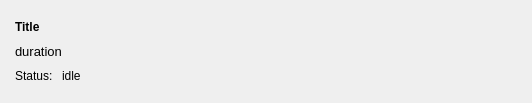
<?xml version="1.0" encoding="UTF-8"?>
<ui version="4.0">
 <class>DownloadItem</class>
 <widget class="QWidget" name="DownloadItem">
  <property name="geometry">
   <rect>
    <x>0</x>
    <y>0</y>
    <width>532</width>
    <height>103</height>
   </rect>
  </property>
  <property name="windowTitle">
   <string>Form</string>
  </property>
  <layout class="QHBoxLayout" name="horizontalLayout">
   <property name="spacing">
    <number>0</number>
   </property>
   <property name="leftMargin">
    <number>0</number>
   </property>
   <property name="topMargin">
    <number>0</number>
   </property>
   <property name="rightMargin">
    <number>0</number>
   </property>
   <property name="bottomMargin">
    <number>0</number>
   </property>
   <item>
    <widget class="QLabel" name="statusLabel">
     <property name="sizePolicy">
      <sizepolicy hsizetype="Preferred" vsizetype="Expanding">
       <horstretch>0</horstretch>
       <verstretch>0</verstretch>
      </sizepolicy>
     </property>
     <property name="minimumSize">
      <size>
       <width>6</width>
       <height>0</height>
      </size>
     </property>
     <property name="maximumSize">
      <size>
       <width>6</width>
       <height>16777215</height>
      </size>
     </property>
     <property name="text">
      <string/>
     </property>
    </widget>
   </item>
   <item>
    <widget class="QWidget" name="widget" native="true">
     <property name="styleSheet">
      <string notr="true">QWidget#widget{
	 background-image:url(:/icons/texture.png);
}</string>
     </property>
     <layout class="QHBoxLayout" name="horizontalLayout_2">
      <property name="leftMargin">
       <number>0</number>
      </property>
      <property name="topMargin">
       <number>0</number>
      </property>
      <property name="rightMargin">
       <number>0</number>
      </property>
      <property name="bottomMargin">
       <number>0</number>
      </property>
      <item>
       <widget class="QWidget" name="widget_3" native="true">
        <property name="sizePolicy">
         <sizepolicy hsizetype="Expanding" vsizetype="Preferred">
          <horstretch>0</horstretch>
          <verstretch>0</verstretch>
         </sizepolicy>
        </property>
        <layout class="QHBoxLayout" name="horizontalLayout_3">
         <property name="leftMargin">
          <number>0</number>
         </property>
         <property name="topMargin">
          <number>9</number>
         </property>
         <property name="bottomMargin">
          <number>9</number>
         </property>
         <item>
          <widget class="QWidget" name="verticalWidget" native="true">
           <property name="sizePolicy">
            <sizepolicy hsizetype="Expanding" vsizetype="Preferred">
             <horstretch>0</horstretch>
             <verstretch>0</verstretch>
            </sizepolicy>
           </property>
           <layout class="QVBoxLayout" name="verticalLayout_4">
            <item>
             <widget class="ElidedLabel" name="title">
              <property name="font">
               <font>
                <weight>75</weight>
                <bold>true</bold>
               </font>
              </property>
              <property name="text">
               <string>Title</string>
              </property>
             </widget>
            </item>
            <item>
             <widget class="QLabel" name="duration">
              <property name="font">
               <font>
                <pointsize>10</pointsize>
               </font>
              </property>
              <property name="text">
               <string>duration</string>
              </property>
             </widget>
            </item>
            <item>
             <layout class="QHBoxLayout" name="horizontalLayout_4">
              <property name="topMargin">
               <number>0</number>
              </property>
              <item>
               <widget class="QLabel" name="label_2">
                <property name="sizePolicy">
                 <sizepolicy hsizetype="Maximum" vsizetype="Preferred">
                  <horstretch>0</horstretch>
                  <verstretch>0</verstretch>
                 </sizepolicy>
                </property>
                <property name="text">
                 <string>Status: </string>
                </property>
               </widget>
              </item>
              <item>
               <widget class="QLabel" name="statisInfoLabel">
                <property name="text">
                 <string>idle</string>
                </property>
               </widget>
              </item>
             </layout>
            </item>
           </layout>
          </widget>
         </item>
         <item>
          <layout class="QVBoxLayout" name="progressBarLayout"/>
         </item>
        </layout>
       </widget>
      </item>
     </layout>
    </widget>
   </item>
  </layout>
 </widget>
 <customwidgets>
  <customwidget>
   <class>ElidedLabel</class>
   <extends>QLabel</extends>
   <header>elidedlabel.h</header>
  </customwidget>
 </customwidgets>
 <resources/>
 <connections/>
</ui>
